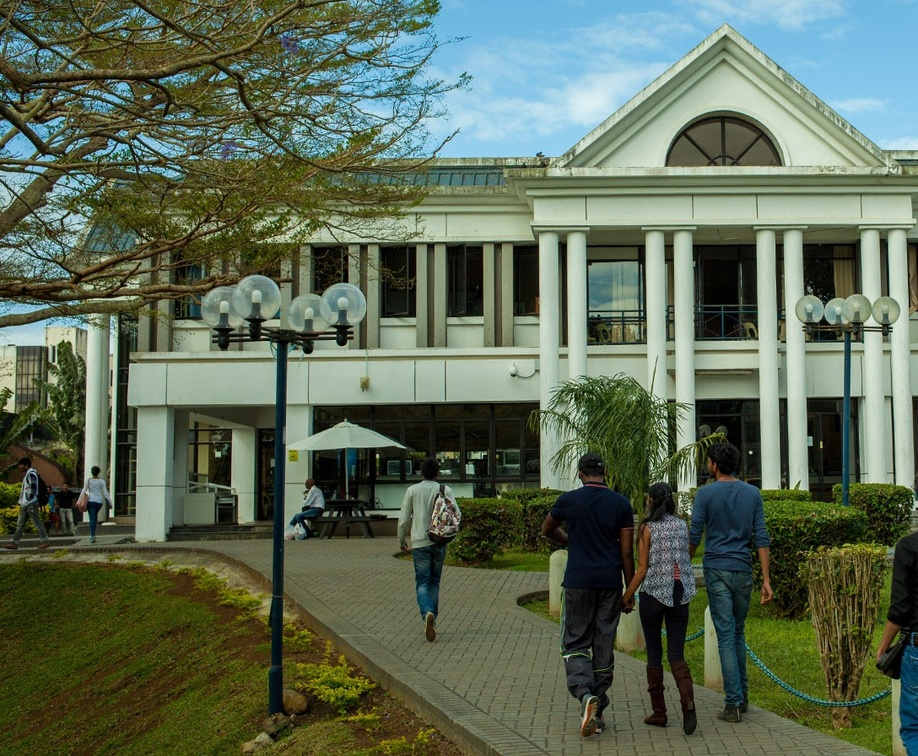
#> input picture Lab6/assets/CafetariaLeft.jpg, 918 x 756 px, shrunk from 1088 x 896 before the run
$ jupyter execute Image_Stitching.ipynb
#> lines starting #> are read from the running program, lines starting #| are printed output that depends on the picture
[cell 1]
import cv2
import numpy as np
import matplotlib.pyplot as plt
from random import randrange

#Input image and then convert from RGB to Gray
# Resized Left Image e.g. 600 x 448
image1 = cv2.imread('assets/CafetariaLeft.jpg')
#> image1 is the input picture: shape (756, 918, 3); mean B, G, R 86.1, 106.3, 93.2
image1_gray = cv2.cvtColor(image1,cv2.COLOR_BGR2GRAY)
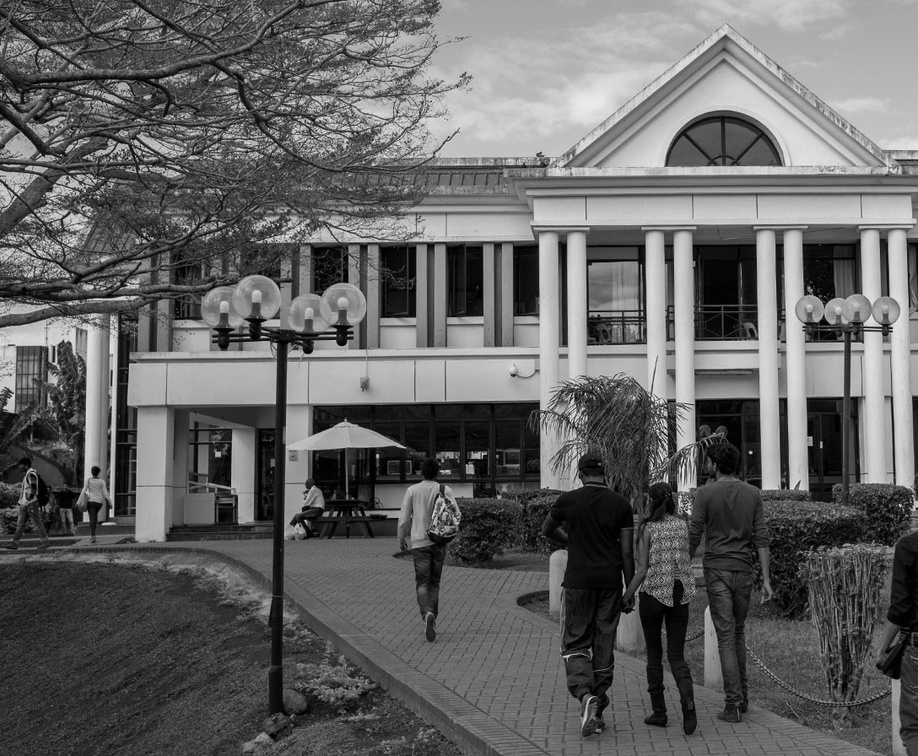
#> image1_gray: shape (756, 918); min 0, max 249, mean 100.1
# Resized Right Image e.g. 600 x 448
image2 = cv2.imread('assets/CafetariaRight.jpg')
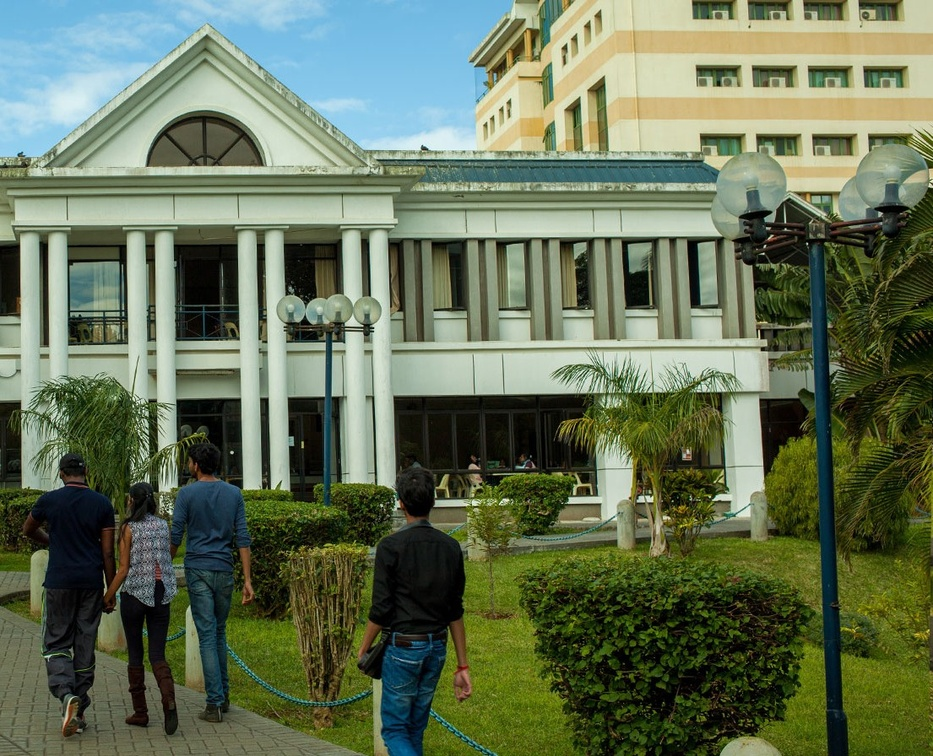
#> input picture Lab6/assets/CafetariaRight.jpg, 933 x 756 px, shrunk from 1105 x 896 before the run
#> image2 is the input picture: shape (756, 933, 3); mean B, G, R 87.6, 114.2, 101.2
image2_gray = cv2.cvtColor(image2,cv2.COLOR_BGR2GRAY)
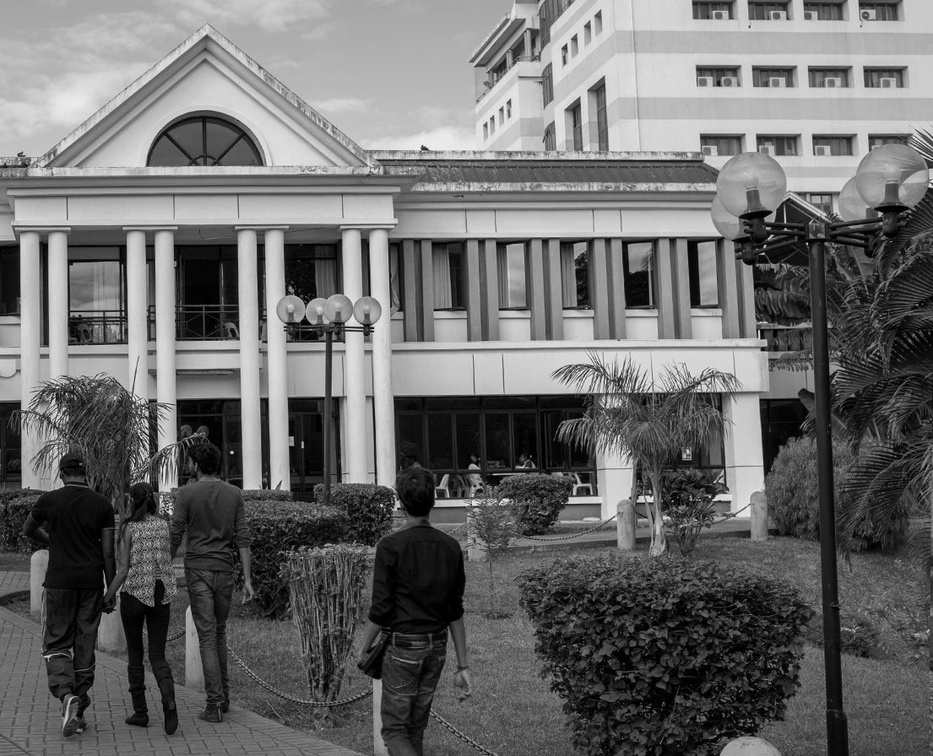
#> image2_gray: shape (756, 933); min 0, max 248, mean 107.3

sift = cv2.SIFT_create()

#This step computes the sift keypoints and descriptors
keypoint1, descriptor1 = sift.detectAndCompute(image1_gray,None)
#> keypoint1 = 5897 keypoints; strongest (x, y, size): (750, 452, 2.2), (377, 456, 2.4), (900, 505, 2), (95, 471, 5.9)
keypoint2, descriptor2 = sift.detectAndCompute(image2_gray,None)
#> keypoint2 = 5573 keypoints; strongest (x, y, size): (381, 505, 2), (880, 214, 3.4), (763, 349, 3.2), (311, 261, 38.7)
cv2.imshow('orig_img_lft_keypnts',cv2.drawKeypoints(image1,keypoint1,None))
cv2.imwrite('orig_img_lft_keypnts.jpg',cv2.drawKeypoints(image1,keypoint1,None))
cv2.imshow('orig_img_rght_keypnts',cv2.drawKeypoints(image2,keypoint2,None))
cv2.imwrite('orig_img_rght_keypnts.jpg',cv2.drawKeypoints(image1,keypoint1,None))
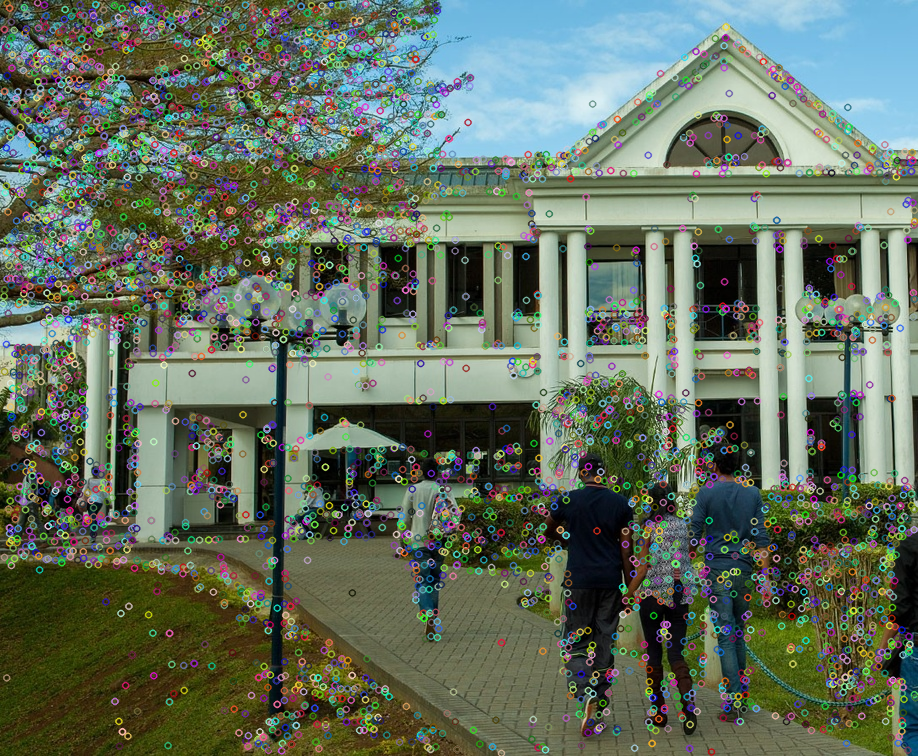
#> saved as orig_img_rght_keypnts.jpg: shape (756, 918, 3); mean B, G, R 94.6, 111.3, 99.7

#The FLANN method matches the features which are more similar.
FLANN_INDEX_KDTREE = 0
index_params = dict(algorithm = FLANN_INDEX_KDTREE, trees = 5)
search_params = dict(checks=1000)
flann = cv2.FlannBasedMatcher(index_params,search_params)
matched_features = flann.knnMatch(descriptor1,descriptor2,k=2)
#> matched_features = 5897 matches

#This step filters through all the matches to obtain the best ones.
ratio_pass = []
for f in matched_features:
	if f[0].distance < 0.25*f[1].distance:
		ratio_pass.append(f)
		matched_features = np.asarray(ratio_pass)
#> after the loop, ratio_pass = 925 matches

#This step will run RANSAC to estimate homography and performs image alignment.
if len(matched_features[:,0]) >= 2:
	init = np.float32([ keypoint1[f.queryIdx].pt for f in matched_features[:,0] ]).reshape(-1,1,2)
#> init = 925 rows, first 8: [524.8, 532.4], [524.8, 532.4], [526.8, 204.4], [526.9, 489.5], [528.5, 192.4], [528.9, 526.2], [529.8, 550.8], [529.9, 498.4]
	goal = np.float32([ keypoint2[f.trainIdx].pt for f in matched_features[:,0] ]).reshape(-1,1,2)
#> goal = 925 rows, first 8: [5.83, 532.5], [5.83, 532.5], [7.95, 204.4], [7.92, 489.6], [9.66, 192.4], [10.01, 526.1], [11.04, 550.8], [10.96, 498.4]
	H, _ = cv2.findHomography(init, goal, cv2.RANSAC, 9.0)
#> H = [[1, 1.3e-05, -519.3], [-1.68e-05, 1, 0.00452], [8.15e-09, 6.07e-08, 1]]
else:
	print("Not able to find enough kpnts")

#This step performs the wrap to align for stitching.
final = cv2.warpPerspective(image1,H,(image2.shape[1] + image1.shape[1], image2.shape[0]))
plt.show()
plt.figure()
final[0:image2.shape[0], 0:image2.shape[1]] = image2
cv2.imwrite('Stitched_Image.jpg',final)
plt.imshow(final)
plt.show()

[cell 2]
import cv2
import numpy as np
import matplotlib.pyplot as plt

# ============================================================
# Load images
# ============================================================

# Left Image
image1 = cv2.imread('assets/buildLeft.jpeg')
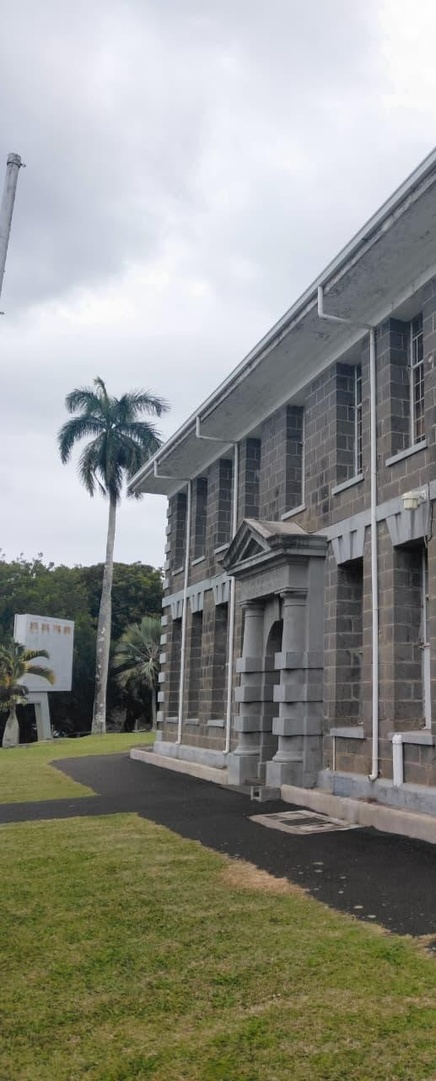
#> input picture Lab6/assets/buildLeft.jpeg, 436 x 1081 px, shrunk from 517 x 1280 before the run
#> image1 is the input picture: shape (1081, 436, 3); mean B, G, R 136.3, 143.1, 141.9

# Right Image
image2 = cv2.imread('assets/buildRight.jpeg')
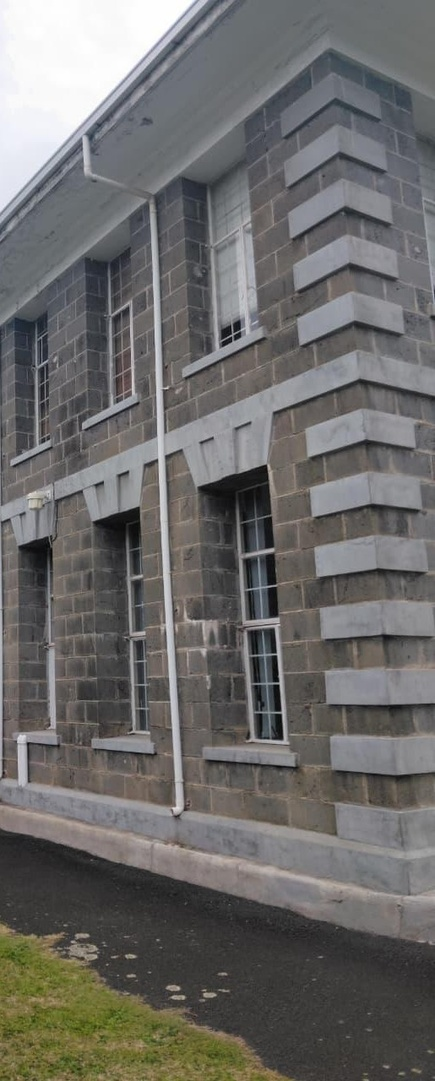
#> input picture Lab6/assets/buildRight.jpeg, 435 x 1081 px, shrunk from 515 x 1280 before the run
#> image2 is the input picture: shape (1081, 435, 3); mean B, G, R 105.3, 107, 108.1

image1_gray = cv2.cvtColor(image1, cv2.COLOR_BGR2GRAY)
#> image1_gray: shape (1081, 436)
image2_gray = cv2.cvtColor(image2, cv2.COLOR_BGR2GRAY)
#> image2_gray: shape (1081, 435)


# ============================================================
# SIFT Keypoints and Descriptors
# ============================================================

sift = cv2.SIFT_create()

keypoint1, descriptor1 = sift.detectAndCompute(image1_gray, None)
#> keypoint1 = 2339 keypoints; strongest (x, y, size): (114, 425, 2.2), (104, 430, 1.9), (141, 532, 45), (52, 564, 3)
keypoint2, descriptor2 = sift.detectAndCompute(image2_gray, None)
#> keypoint2 = 2128 keypoints; strongest (x, y, size): (271, 550, 3.8), (238, 336, 4.1), (238, 325, 6.1), (156, 461, 2.5)

print("Left image keypoints:", len(keypoint1))
#| Left image keypoints: 2339
print("Right image keypoints:", len(keypoint2))
#| Right image keypoints: 2128


# ============================================================
# FLANN Feature Matching
# ============================================================

FLANN_INDEX_KDTREE = 1

index_params = dict(
    algorithm=FLANN_INDEX_KDTREE,
    trees=5
)

search_params = dict(
    checks=100
)

flann = cv2.FlannBasedMatcher(
    index_params,
    search_params
)

matched_features = flann.knnMatch(
    descriptor1,
    descriptor2,
    k=2
)
#> matched_features = 2339 matches


# ============================================================
# Lowe's Ratio Test
# ============================================================

good_matches = []

for m, n in matched_features:
    if m.distance < 0.75 * n.distance:
        good_matches.append(m)
#> after the loop, good_matches = 236 matches

print("Good matches:", len(good_matches))
#| Good matches: 236


# ============================================================
# Calculate Homography
# ============================================================

if len(good_matches) >= 4:

    init = np.float32([
        keypoint1[m.queryIdx].pt
        for m in good_matches
    ]).reshape(-1, 1, 2)
#> init = 236 rows, first 8: [14.14, 568.2], [42.64, 657.6], [68.41, 615.6], [134.1, 448.6], [176.1, 440.2], [176.4, 443.6], [180.4, 640.4], [182.4, 438.2]

    goal = np.float32([
        keypoint2[m.trainIdx].pt
        for m in good_matches
    ]).reshape(-1, 1, 2)
#> goal = 236 rows, first 8: [58.12, 181.6], [48.43, 339.2], [312.1, 554.1], [147.8, 307.9], [37.93, 188.8], [31.26, 204.6], [130.9, 719.9], [31.26, 204.6]

    H, mask = cv2.findHomography(
        init,
        goal,
        cv2.RANSAC,
        5.0
    )
#> H = [[0.977, -8.51e-05, -366.6], [-0.0458, 0.977, 18.71], [-5.69e-05, 2.38e-07, 1]]; mask = 236 values, max 1 at index 48, min 0 at index 0, mean 0.775

    # ========================================================
    # Create larger canvas
    # ========================================================

    height1, width1 = image1.shape[:2]
#> height1 = 1081; width1 = 436
    height2, width2 = image2.shape[:2]
#> height2 = 1081; width2 = 435

    corners1 = np.float32([
        [0, 0],
        [width1, 0],
        [width1, height1],
        [0, height1]
    ]).reshape(-1, 1, 2)

    corners2 = np.float32([
        [0, 0],
        [width2, 0],
        [width2, height2],
        [0, height2]
    ]).reshape(-1, 1, 2)

    transformed_corners1 = cv2.perspectiveTransform(
        corners1,
        H
    )
#> transformed_corners1 = [[-366.6, 18.71], [60.97, -1.28], [60.86, 1081.5], [-366.6, 1074.6]]

    all_corners = np.concatenate(
        (transformed_corners1, corners2),
        axis=0
    )
#> all_corners = [[-366.6, 18.71], [60.97, -1.28], [60.86, 1081.5], [-366.6, 1074.6], [0, 0], [435, 0], [435, 1081], [0, 1081]]

    [xmin, ymin] = np.int32(
        all_corners.min(axis=0).ravel() - 0.5
    )
#> xmin = -367; ymin = -1

    [xmax, ymax] = np.int32(
        all_corners.max(axis=0).ravel() + 0.5
    )
#> xmax = 435; ymax = 1081

    # ========================================================
    # Translation matrix
    # ========================================================

    translation = np.array([
        [1, 0, -xmin],
        [0, 1, -ymin],
        [0, 0, 1]
    ])
#> translation = [[1, 0, 367], [0, 1, 1], [0, 0, 1]]

    # ========================================================
    # Warp the left image
    # ========================================================

    final = cv2.warpPerspective(
        image1,
        translation @ H,
        (xmax - xmin, ymax - ymin)
    )
#> final: shape (1082, 802, 3)

    # ========================================================
    # Place the right image
    # ========================================================

    final[
        -ymin:height2 - ymin,
        -xmin:width2 - xmin
    ] = image2
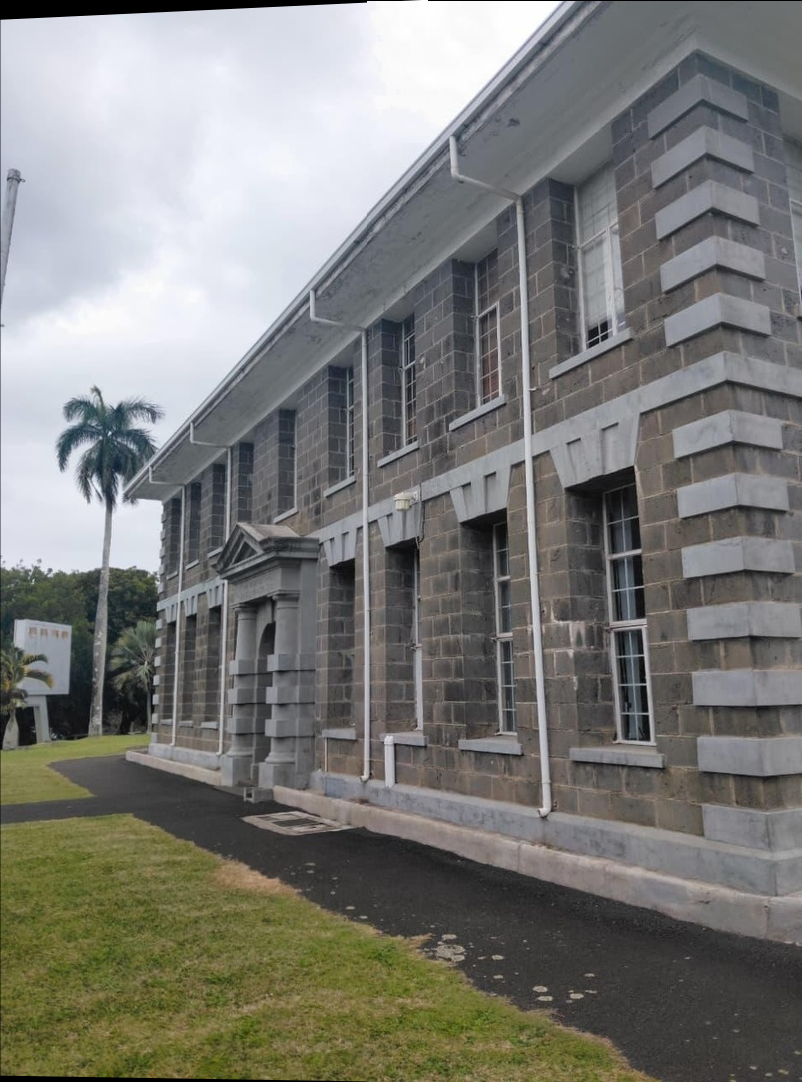
#> final: shape (1082, 802, 3); mean B, G, R 119.9, 123.9, 123.8

    # ========================================================
    # Save and display
    # ========================================================

    cv2.imwrite(
        'Stitched_Image.jpg',
        final
    )

    plt.figure(figsize=(14, 7))
    plt.imshow(
        cv2.cvtColor(final, cv2.COLOR_BGR2RGB)
    )
    plt.title('Stitched Image')
    plt.axis('off')
    plt.show()

else:
    print("Not enough good matches to stitch the images.")
